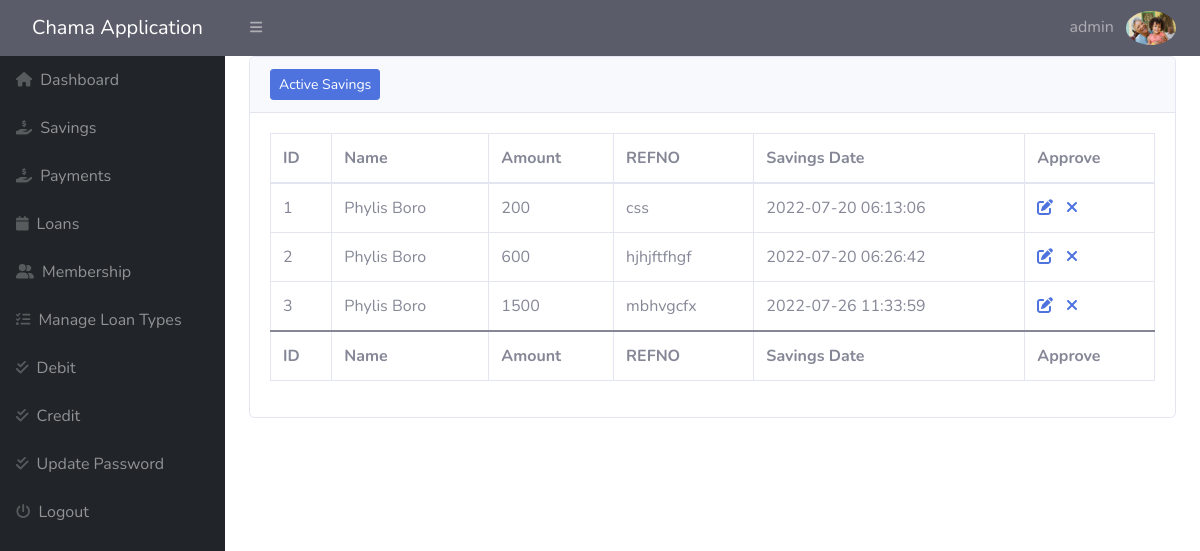
The page /admin/active-savings.php (signed in) on the database its author committed.
### tables this page shows
CREATE TABLE `savings` (
  `id` int(11) NOT NULL,
  `userid` int(11) NOT NULL,
  `username` varchar(40) NOT NULL,
  `refno` varchar(50) NOT NULL,
  `amount` float NOT NULL DEFAULT 0,
  `pay_date` datetime NOT NULL DEFAULT current_timestamp(),
  `status` int(11) NOT NULL,
  `created_date` date NOT NULL DEFAULT current_timestamp()
);

CREATE TABLE `users` (
  `id` bigint(255) NOT NULL,
  `fname` varchar(15) NOT NULL,
  `lname` varchar(15) NOT NULL,
  `email` varchar(255) NOT NULL,
  `username` varchar(50) NOT NULL,
  `dob` varchar(15) NOT NULL,
  `address` varchar(50) NOT NULL,
  `kin` varchar(40) NOT NULL,
  `password` varchar(255) NOT NULL,
  `contact` varchar(11) NOT NULL,
  `status` int(2) DEFAULT NULL,
  `creationdate` timestamp NOT NULL DEFAULT current_timestamp(),
  `updationdate` timestamp NULL DEFAULT NULL ON UPDATE current_timestamp(),
  `profilepic` varchar(50) NOT NULL,
  `town` varchar(20) NOT NULL
);

### admin/active-savings.php (the view, shortened to what this page needs)
<?php
include('includes/config.php');
if (strlen($_SESSION['alogin']) == 0) {
    header('location: login.php');
} else {
    ?>
<!DOCTYPE html>
<html lang="en">
    <head>
        <link href="https://cdn.jsdelivr.net/npm/simple-datatables@latest/dist/style.css" rel="stylesheet" />
        <link href="css/styles.css" rel="stylesheet" />
        <link href="vendor/fontawesome-free/css/all.min.css" rel="stylesheet" type="text/css">
    <link href="vendor/datatables/dataTables.bootstrap4.min.css" rel="stylesheet">
        <link href="css/sb-admin-2.min.css" rel="stylesheet">
    </head>
</head>
<body class="sb-nav-fixed">
    <div id="layoutSidenav">
    <?php include('includes/header.php');?>
<?php include('includes/sidebar.php');?>
<div id="layoutSidenav_content" id="content-wrapper">
                <main>
                    <div class="container-fluid px-4">
                                               <div class="card mb-4">
                            <div class="card-header">
                            <a href="#" id="create_new" align="right" class="btn btn-sm btn-primary">Active Savings</a>
                            </div>
                              <div class="card-body">
                              <table id="dataTable" class="table table-bordered"   width="100%" cellspacing="0">
                                    <thead>
                                        <tr>
                                            <th>ID</th>
                                            <th>Name</th>
                                            <th>Amount</th>
                                            <th>REFNO</th>
                                            <th>Savings Date</th>
                                            <th>Approve</th>
                                        </tr>
                                    </thead>
                                    <tfoot>
                                        <tr>
                                        <th>ID</th>
                                            <th>Name</th>
                                            <th>Amount</th>
                                            <th>REFNO</th>
                                            <th>Savings Date</th>
                                            <th>Approve</th>
                                        </tr>
                                    </tfoot>
                                    <tbody>
                                    <?php
                                    $sql = "SELECT savings.*,users.fname,users.lname from savings inner join users on users.id=savings.userid where savings.`status`=0";
                                        $query = $dbh->prepare($sql);
                                        $query->execute();
                                        $results = $query->fetchAll(PDO::FETCH_OBJ);
                                        $cnt = 1;
                                        if ($query->rowCount() > 0) {
                                            foreach ($results as $result) {
                                             ?>
                                        <tr>
                                        <td><?php echo htmlentities($cnt); ?></td>
                                    <td><?php echo htmlentities($result->fname); ?> <?php echo htmlentities($result->lname); ?></td>
                                    <td><?php echo htmlentities($result->amount); ?></td>
                                    <td><?php echo htmlentities($result->refno); ?></td>
                                    <td><?php echo htmlentities($result->pay_date); ?></td>
	<td>
	<a href="edit-savings.php?id=<?php echo $result->id;?>"><i class="fa fa-edit"></i></a>&nbsp;&nbsp;
<a href="manage-savings.php?del=<?php echo $result->id;?>" class="delete" title="Delete" data-toggle="tooltip" onclick="return confirm('Do you want to delete?');"><i class="fa fa-close"></i></a></td>
                                        </tr>
                                        <?php $cnt = $cnt + 1;
                                            }
                                        } ?>
                                    </tbody>
                                </table>
                            </div>
                        </div>
                    </div>
                </main>
            </div>
        </div>
    </body>
</html>
<?php } ?>

### admin/includes/header.php (shortened to what this page needs)
        <nav class="sb-topnav navbar navbar-expand navbar-dark bg-dark">
            <a class="navbar-brand ps-3" href="#">Chama Application </a>
            <button class="btn btn-link btn-sm order-1 order-lg-0 me-4 me-lg-0" id="sidebarToggle" href="#!"><i class="fas fa-bars"></i></button>
    <ul class="navbar-nav ml-auto">
<li class="nav-item dropdown no-arrow">
    <a class="nav-link dropdown-toggle" href="#" id="userDropdown" role="button"
       data-toggle="dropdown" aria-haspopup="true" aria-expanded="false">
        <span class="mr-2 d-none d-lg-inline text-red-600 large">
        <?php
                    $email = $_SESSION['alogin'];
                    $sql2 = "SELECT * FROM `admin` WHERE `email`=:email;";
                    $query = $dbh->prepare($sql2);
                    $query->bindParam(':email', $email, PDO::PARAM_STR);
                    $query->execute();
                    $results = $query->fetchAll(PDO::FETCH_OBJ);
                    if ($query->rowCount() > 0) {
                        foreach ($results as $result) {
                            echo $result->username;
                        }
                    ?></span>
                 <img   src="photo/<?php echo ($result->profilepic);}?>" class="img-profile rounded-circle" style="width:50px" alt="Cinque Terre">
        </a>
</li>
</ul>
        </nav>

### admin/includes/sidebar.php
<div id="layoutSidenav_nav">
    <nav class="sb-sidenav accordion sb-sidenav-dark" id="sidenavAccordion">
        <div class="sb-sidenav-menu">
            <div class="nav">
                <a class="nav-link" href="index.php">
                    <div class="sb-nav-link-icon"><i class="fa fa-home"></i></div>
                    Dashboard
                </a>
                <a class="nav-link" href="manage-savings.php">
                    <div class="sb-nav-link-icon"><i class="fa-solid fa-hand-holding-dollar"></i></div>
                    Savings
                </a>
                <a class="nav-link" href="manage-payments.php">
                    <div class="sb-nav-link-icon"><i class="fa-solid fa-hand-holding-dollar"></i></div>
                    Payments
                </a>
                <a class="nav-link" href="manage-loans.php">
                    <div class="sb-nav-link-icon"><i class="fa-solid fa-calendar"></i></div>
                    Loans
                </a>
                <a class="nav-link" href="members.php">
                    <div class="sb-nav-link-icon"><i class="fa-solid fa-user-group"></i></div>
                    Membership
                </a>
                <a class="nav-link" href="manage-plan.php">
                    <div class="sb-nav-link-icon"><i class="fa-solid fa-list-check"></i></div>
                Manage Loan Types
                </a>
                <a class="nav-link" href="manage-debit.php">
                    <div class="sb-nav-link-icon"><i class="fa-solid fa-check-double"></i></div>
                    Debit
                </a>
                 <a class="nav-link" href="manage-credit.php">
                    <div class="sb-nav-link-icon"><i class="fa-solid fa-check-double"></i></div>
                    Credit
                </a>
                <a class="nav-link" href="update-password.php">
                    <div class="sb-nav-link-icon"><i class="fa-solid fa-check-double"></i></div>
                    Update Password
                </a>
                <a class="nav-link" href="logout.php">
                    <div class="sb-nav-link-icon"><i class="fa fa-power-off"></i></div>
                    Logout
                </a>
            </div>
        </div>
    </nav>
</div>

### rows shown on the page
savings: userid.fname "Phylis", userid.lname "Boro", amount "200", refno "css", pay_date "2022-07-20 06:13:06"
savings: userid.fname "Phylis", userid.lname "Boro", amount "600", refno "hjhjftfhgf", pay_date "2022-07-20 06:26:42"
savings: userid.fname "Phylis", userid.lname "Boro", amount "1500", refno "mbhvgcfx", pay_date "2022-07-26 11:33:59"

### other values the page prints
$result->username "admin"
